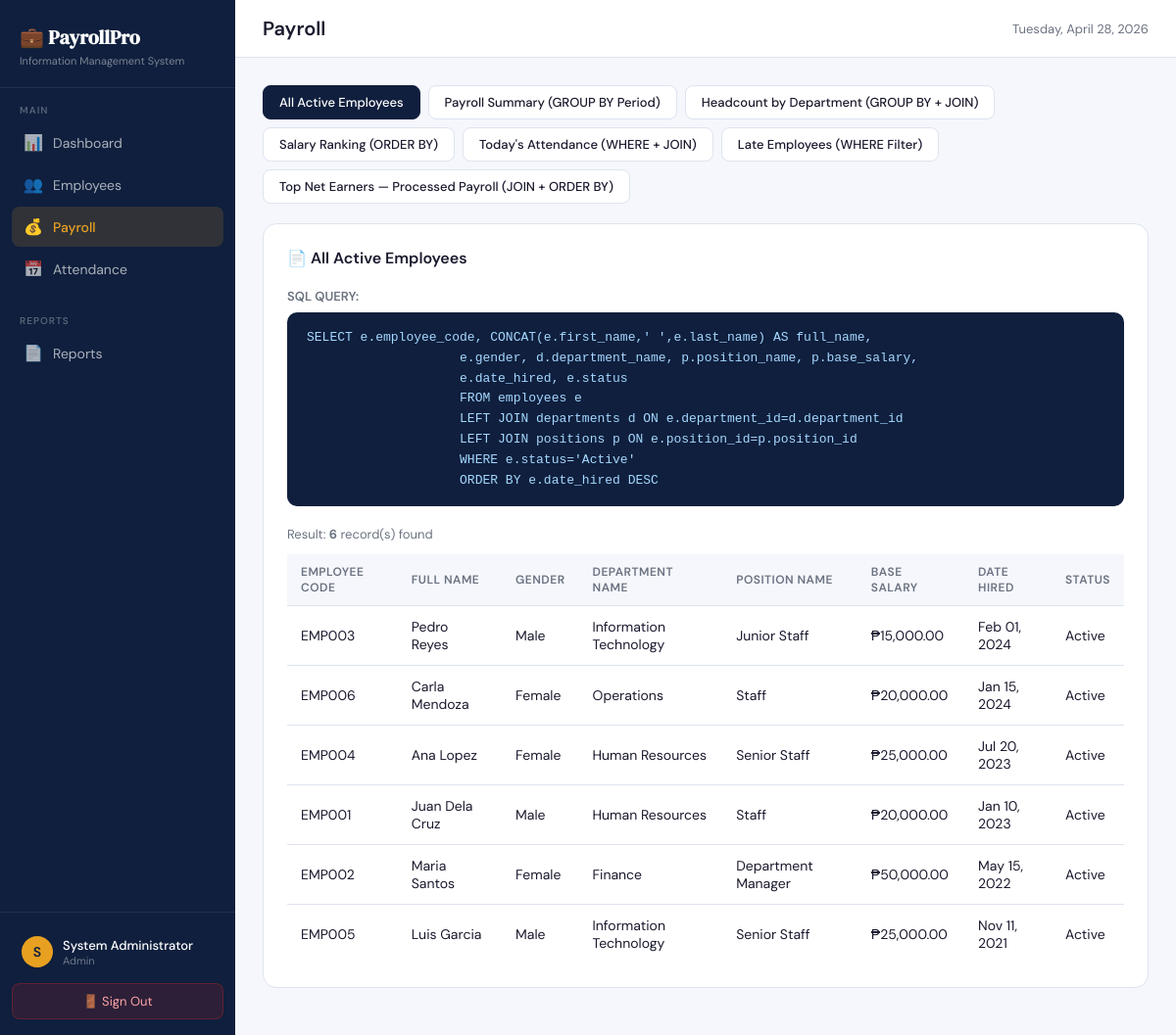
Screenshot of /pages/payroll.php (signed in) with the database file from the repository.
### tables this page shows
CREATE TABLE employees (
    employee_id        INT AUTO_INCREMENT PRIMARY KEY,
    employee_code      VARCHAR(20) UNIQUE,
    first_name         VARCHAR(50) NOT NULL,
    last_name          VARCHAR(50) NOT NULL,
    middle_name        VARCHAR(50),
    suffix             VARCHAR(10),
    gender             ENUM('Male','Female','Other','Prefer not to say'),
    birth_date         DATE,
    contact_number     VARCHAR(20),
    alternate_contact  VARCHAR(20),
    email              VARCHAR(100) UNIQUE,
    address            TEXT,
    bank_account_number VARCHAR(50),
    tin_number         VARCHAR(50),
    sss_number         VARCHAR(20),
    philhealth_number  VARCHAR(20),
    pagibig_number     VARCHAR(20),
    date_hired         DATE NOT NULL,
    date_regularized   DATE,
    date_resigned      DATE,
    status             ENUM('Active','Resigned','Terminated','On Leave') DEFAULT 'Active',
    department_id      INT,
    position_id        INT,
    supervisor_id      INT,
    created_at         TIMESTAMP DEFAULT CURRENT_TIMESTAMP,
    updated_at         TIMESTAMP DEFAULT CURRENT_TIMESTAMP ON UPDATE CURRENT_TIMESTAMP,
    FOREIGN KEY (department_id) REFERENCES departments(department_id),
    FOREIGN KEY (position_id)   REFERENCES positions(position_id),
    FOREIGN KEY (supervisor_id) REFERENCES employees(employee_id),
    INDEX idx_status      (status),
    INDEX idx_department  (department_id),
    INDEX idx_position    (position_id),
    INDEX idx_date_hired  (date_hired)
);

CREATE TABLE departments (
    department_id   INT AUTO_INCREMENT PRIMARY KEY,
    department_name VARCHAR(100) UNIQUE NOT NULL,
    description     TEXT,
    created_at      TIMESTAMP DEFAULT CURRENT_TIMESTAMP
);

CREATE TABLE positions (
    position_id              INT AUTO_INCREMENT PRIMARY KEY,
    position_name            VARCHAR(100) UNIQUE NOT NULL,
    position_level           VARCHAR(50),
    base_salary              DECIMAL(10,2) NOT NULL CHECK (base_salary >= 0),
    overtime_rate_multiplier DECIMAL(3,2) DEFAULT 1.5,
    created_at               TIMESTAMP DEFAULT CURRENT_TIMESTAMP
);

### pages/payroll.php (the view, shortened to what this page needs)
<?php
$conn = getConnection();
$active = $_GET['report'] ?? 'employee_list';
$rpt    = $reports[$active];
$result = $conn->query($rpt['sql']);
$cols   = [];
$rows   = [];
if ($result && $result->num_rows > 0) {
    $cols = array_keys($result->fetch_assoc());
    $result->data_seek(0);
    while ($row = $result->fetch_assoc()) $rows[] = $row;
}
include '../includes/header.php';
?>
<div class="report-nav">
    <?php foreach ($reports as $key => $rpt_item): ?>
    <a href="?report=<?= $key ?>" class="<?= $active===$key ? 'active' : '' ?>">
        <?= htmlspecialchars($rpt_item['title']) ?>
    </a>
    <?php endforeach; ?>
</div>
<div class="card">
    <div class="card-header">
        <span class="card-title">📄 <?= htmlspecialchars($reports[$active]['title']) ?></span>
    </div>
    <p style="font-size:13px;font-weight:600;margin-bottom:8px;color:var(--muted)">SQL QUERY:</p>
    <div class="sql-block"><?= htmlspecialchars(trim($reports[$active]['sql'])) ?></div>
    <p class="result-count">Result: <strong><?= count($rows) ?></strong> record(s) found</p>
    <div class="table-wrap">
        <table>
            <?php if (!empty($cols)): ?>
            <thead>
                <tr>
                    <?php foreach ($cols as $col): ?>
                    <th><?= htmlspecialchars(str_replace('_', ' ', strtoupper($col))) ?></th>
                    <?php endforeach; ?>
                </tr>
            </thead>
            <tbody>
                <?php foreach ($rows as $row): ?>
                <tr>
                    <?php foreach ($row as $key => $val): ?>
                    <td>
                        <?php
                        if (str_contains($key, 'salary') || str_contains($key, 'pay') || str_contains($key, 'gross') || str_contains($key, 'deduction') || str_contains($key, 'net')) {
                            echo $val !== null ? '₱' . number_format((float)$val, 2) : '—';
                        } elseif (str_contains($key, 'date') && $val) {
                            echo date('M d, Y', strtotime($val));
                        } elseif ($val === null || $val === '') {
                            echo '—';
                        } else {
                            echo htmlspecialchars($val);
                        }
                        ?>
                    </td>
                    <?php endforeach; ?>
                </tr>
                <?php endforeach; ?>
            </tbody>
            <?php endif; ?>
        </table>
    </div>
</div>
<?php include '../includes/footer.php'; ?>

### includes/header.php (style rules this page uses)
*, *::before, *::after { box-sizing: border-box; margin: 0; padding: 0; }
:root { --navy: #0f1f3d; --blue: #1a3a6b; --accent: #e8a020; --light: #f5f7fc; --white: #ffffff; --text: #1a1a2e; --muted: #6b7280; --border: #dde3f0; --success: #16a34a; --danger: #dc2626; --warning: #d97706; --sidebar-w: 240px; }
body { font-family: 'DM Sans', sans-serif; background: var(--light); color: var(--text); display: flex; min-height: 100vh; }
.card { background: var(--white); border-radius: 14px; border: 1px solid var(--border); padding: 24px; margin-bottom: 20px; }
.card-header { display: flex; align-items: center; justify-content: space-between; margin-bottom: 20px; }
.card-title { font-size: 16px; font-weight: 600; color: var(--text); }
.table-wrap { overflow-x: auto; }
table { width: 100%; border-collapse: collapse; font-size: 14px; }
th { background: var(--light); padding: 10px 14px; text-align: left; font-size: 12px; font-weight: 600; color: var(--muted); text-transform: uppercase; letter-spacing: 0.04em; border-bottom: 1px solid var(--border); }
td { padding: 12px 14px; border-bottom: 1px solid var(--border); color: var(--text); vertical-align: middle; }
tr:last-child td { border-bottom: none; }

### pages/payroll.php (style rules this page uses)
.report-nav { display: flex; gap: 8px; flex-wrap: wrap; margin-bottom: 20px; }
.report-nav a { padding: 8px 16px; border-radius: 8px; font-size: 13px; font-weight: 500; text-decoration: none; background: var(--white); border: 1.5px solid var(--border); color: var(--text); transition: all 0.15s; }
.report-nav a.active { background: var(--navy); color: var(--white); border-color: var(--navy); }
.sql-block { background: #0f1f3d; color: #a5d8ff; border-radius: 10px; padding: 16px 20px; font-family: 'Courier New', monospace; font-size: 13px; line-height: 1.6; margin-bottom: 20px; overflow-x: auto; white-space: pre; }
.result-count { font-size: 13px; color: var(--muted); margin-bottom: 12px; }

### rows the page displays
employees: employee_code "EMP003", val "Pedro Reyes", gender "Male", department.department_name "Information Technology", position.position_name "Junior Staff", position.base_salary "15,000.00", date_hired "Feb 01, 2024", status "Active"
employees: employee_code "EMP006", val "Carla Mendoza", gender "Female", department.department_name "Operations", position.position_name "Staff", position.base_salary "20,000.00", date_hired "Jan 15, 2024", status "Active"
employees: employee_code "EMP004", val "Ana Lopez", gender "Female", department.department_name "Human Resources", position.position_name "Senior Staff", position.base_salary "25,000.00", date_hired "Jul 20, 2023", status "Active"
employees: employee_code "EMP001", val "Juan Dela Cruz", gender "Male", department.department_name "Human Resources", position.position_name "Staff", position.base_salary "20,000.00", date_hired "Jan 10, 2023", status "Active"
employees: employee_code "EMP002", val "Maria Santos", gender "Female", department.department_name "Finance", position.position_name "Department Manager", position.base_salary "50,000.00", date_hired "May 15, 2022", status "Active"
employees: employee_code "EMP005", val "Luis Garcia", gender "Male", department.department_name "Information Technology", position.position_name "Senior Staff", position.base_salary "25,000.00", date_hired "Nov 11, 2021", status "Active"

### other values shown
substr($user['name'], 0, 1) "S"
$user['name'] "System Administrator"
$user['role'] "Admin"
$currentPage "Payroll"
$rpt_item['title'] "All Active Employees"
$rpt_item['title'] "Payroll Summary (GROUP BY Period)"
$rpt_item['title'] "Headcount by Department (GROUP BY + JOIN)"
$rpt_item['title'] "Salary Ranking (ORDER BY)"
$rpt_item['title'] "Today's Attendance (WHERE + JOIN)"
$rpt_item['title'] "Late Employees (WHERE Filter)"
$rpt_item['title'] "Top Net Earners — Processed Payroll (JOIN + ORDER BY)"
$reports[$active]['title'] "All Active Employees"
count($rows) "6"
str_replace('_', ' ', strtoupper($col)) "EMPLOYEE CODE"
str_replace('_', ' ', strtoupper($col)) "FULL NAME"
